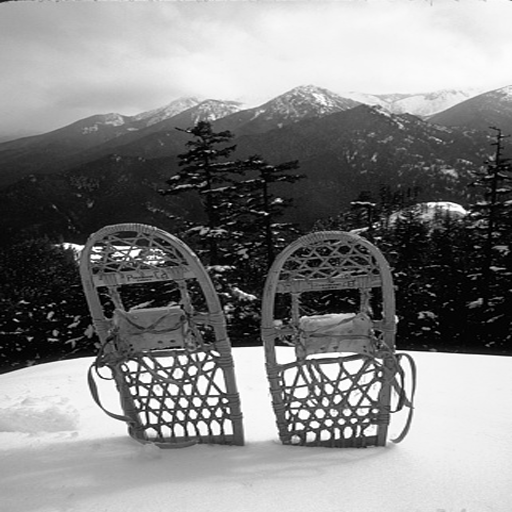
#> input picture img/0000.bmp, 512 x 512 px; its folder holds only this picture in this run
$ python roc_estimation_totallynotavirus.py
#> lines starting #> are read from the running program, lines starting #| are printed output that depends on the picture
#> (reads totallynotavirus.npy from the repository)
#> further down, image is the input picture: shape (512, 512); min 0, max 255, mean 131
### defense_totallynotavirus.py
def embedding(input1: str, input2: str):
    """
    Function to embed the watermark in the image

    :param input1: Name of the original image file
    :param input2: Name of the watermark file
    :return: Watermarked image
    """
#> called with input1 = './img/0000.bmp', input2 = 'totallynotavirus.npy'
    from itertools import cycle

    import cv2
    import numpy as np
    import pywt

    ALPHAS = {
        "1": 0.03,
        "2": 0.02,
        "3": 0.01,
        "4": 0.005,
    }

    image = cv2.imread(input1, cv2.IMREAD_GRAYSCALE)
    mark = np.load(input2)

    LL, (LH, HL, HH) = pywt.dwt2(image, "haar")
    LL_LL, (LL_LH, LL_HL, LL_HH) = pywt.dwt2(LL, "haar")
    LL__LL_LL, (LL_LL_LH, LL_LL_HL, LL_LL_HH) = pywt.dwt2(LL_LL, "haar")
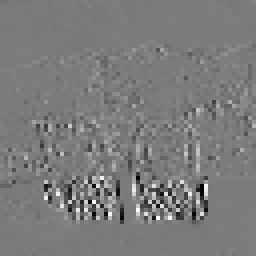
#> LL_LL_HL: shape (64, 64) float64 (shown 4 times larger); min -572.3, max 604.4, mean -1.4; drawn with min black and max white
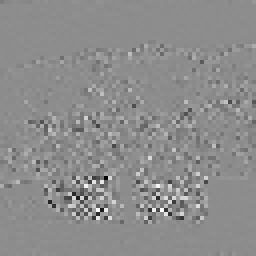
#> LL_LL_HH: shape (64, 64) float64 (shown 4 times larger); min -465.9, max 376.5, mean -0.3; drawn with min black and max white

    subbands = {
        "LH": (LH, "1"),
        "HL": (HL, "1"),
        "HH": (HH, "1"),
        "LL_LH": (LL_LH, "2"),
        "LL_HL": (LL_HL, "2"),
        "LL_HH": (LL_HH, "2"),
        "LL_LL_LH": (LL_LL_LH, "3"),
        "LL_LL_HL": (LL_LL_HL, "3"),
        "LL_LL_HH": (LL_LL_HH, "3"),
        "LL_LL_LL": (LL__LL_LL, "4"),
    }

    active = [
        "LH",
        "HL",
        "HH",
        "LL_LH",
        "LL_HL",
        "LL_HH",
        "LL_LL_LH",
        "LL_LL_HL",
        "LL_LL_HH",
        "LL_LL_LL",
    ]

    watermarked_bands = {}

    for band_name, (band, depth) in subbands.items():
        abs_band = abs(band).flatten()

        position_value = [
            (i, abs_band[i]) for i in range(len(abs_band)) if abs_band[i] > 1
        ]
        position_value.sort(key=lambda x: x[1], reverse=True)
        locations = [
            (
                position_value[i][0] // band.shape[0],
                position_value[i][0] % band.shape[1],
            )
            for i in range(len(position_value))
        ]

        if len(locations) < len(mark) or band_name not in active:
            watermarked_bands[band_name] = band.copy()
            continue

        c_mark = cycle(mark)
        watermarked_band = band.copy()
        for loc in locations:
            watermarked_band[loc] += ALPHAS[depth] * next(c_mark)
        watermarked_bands[band_name] = watermarked_band
#> this loop made 10 passes
#> (band_name, depth) on passes 1 to 10: ('LH', '1'), ('HL', '1'), ('HH', '1'), ('LL_LH', '2'), ('LL_HL', '2'), ('LL_HH', '2'), ('LL_LL_LH', '3'), ('LL_LL_HL', '3'), ('LL_LL_HH', '3'), ('LL_LL_LL', '4')
#> after the loop, watermarked_bands = 10 items

    LL_LL = pywt.idwt2(
        (
            watermarked_bands["LL_LL_LL"],
            (
                watermarked_bands["LL_LL_LH"],
                watermarked_bands["LL_LL_HL"],
                watermarked_bands["LL_LL_HH"],
            ),
        ),
        "haar",
    )

    LL = pywt.idwt2(
        (
            LL_LL,
            (
                watermarked_bands["LL_LH"],
                watermarked_bands["LL_HL"],
                watermarked_bands["LL_HH"],
            ),
        ),
        "haar",
    )

    watermarked = pywt.idwt2(
        (
            LL,
            (
                watermarked_bands["LH"],
                watermarked_bands["HL"],
                watermarked_bands["HH"],
            ),
        ),
        "haar",
    )

    output1 = np.uint8(watermarked)
    return output1

### attack_totallynotavirus.py
from typing import List, Union

import numpy as np


def awgn(img, std, seed):
#> called with std = 15, seed = 123
    mean = 0.0  # some constant
    np.random.seed(seed)
    attacked = img + np.random.normal(mean, std, img.shape)
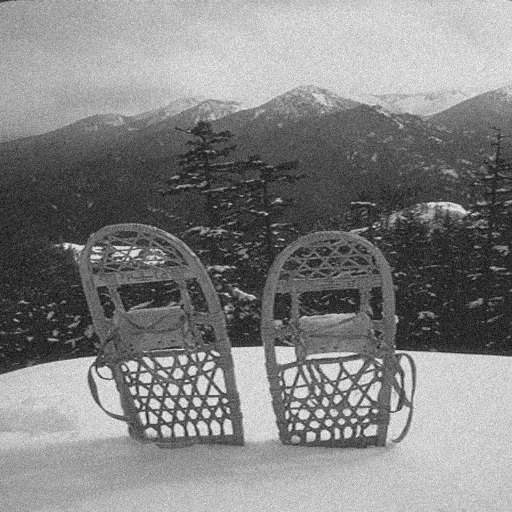
#> attacked: shape (512, 512) float64; min -56.61, max 307.5, mean 130.5; drawn with min black and max white
    attacked = np.clip(attacked, 0, 255)
    return attacked


def blur(img, sigma):
    from scipy.ndimage import gaussian_filter

    attacked = gaussian_filter(img, sigma)
    return attacked


# [7 lines left out: function sharpening, not called in this run]


def median(img, kernel_size):
    from scipy.signal import medfilt

    attacked = medfilt(img, kernel_size)
    return attacked


def resizing(img, scale):
    from skimage.transform import rescale

    x, y = img.shape
    attacked = rescale(img, scale)
    attacked = rescale(attacked, 1 / scale)
    attacked = attacked[:x, :y]
    return attacked


# [15 lines left out: function jpeg_compression, not called in this run]


def attacks(input1: str, attack_name: Union[str, List[str]], param_array: List):
    """
    Perform some processing techniques in order to (try to) extract the watermark from the image

    :param input1: filename of the watermarkED image
    :param attack_name: string name of the attack to pergorm. Can be a list
    :param param_array: array of specific parameters
    :return: the attacked image
    """

    import cv2

    image = cv2.imread(input1, cv2.IMREAD_GRAYSCALE)

    if isinstance(attack_name, str):
        attack_name = [attack_name]
        param_array = [param_array]

    for name, param in zip(attack_name, param_array):
        if name == "awgn":
            image = awgn(image, param[0], param[1])
        elif name == "blur":
            image = blur(image, param[0])
        elif name == "sharpen":
            image = sharpening(image, param[0], param[1])
        elif name == "median":
            image = median(image, param[0])
        elif name == "resize":
            image = resizing(image, param[0])
        elif name == "jpeg":
            image = jpeg_compression(image, param[0])
        else:
            raise ValueError(f"Attack {name} not recognized")

    return image


# [48 lines left out: function find_best_attack, not called in this run]


# [33 lines that do not run on import are left out]

### roc_estimation_totallynotavirus.py
import glob
import random

import cv2
import numpy as np
import pywt
from matplotlib import pyplot as plt
from sklearn.metrics import auc, roc_curve

from defense_totallynotavirus import embedding
from attack_totallynotavirus import attacks


# def similarity(X, X_star):
#     return len([x for x, y in zip(X, X_star) if x == y]) / len(X)
def similarity(X, X_star):
    # Computes the similarity measure between the original and the new watermarks.
    norm_X = np.sqrt(np.sum(np.multiply(X, X)))
    norm_X_star = np.sqrt(np.sum(np.multiply(X_star, X_star)))

    if norm_X == 0 or norm_X_star == 0:
        return 0.0

    s = np.sum(np.multiply(X, X_star)) / (norm_X * norm_X_star)

    return s


# ad-hoc detection function to deal with ROC calculation
def detection(image, watermarked_image, mark_size):
    # Perform 2D DWT on the original image
#> called with mark_size = 1024
    LL_ori, (LH_ori, HL_ori, HH_ori) = pywt.dwt2(image, "haar")
    LL_LL_ori, (LL_LH_ori, LL_HL_ori, LL_HH_ori) = pywt.dwt2(LL_ori, "haar")
    LL_LL_LL_ori, (LL_LL_LH_ori, LL_LL_HL_ori, LL_LL_HH_ori) = pywt.dwt2(
        LL_LL_ori, "haar"
    )

    # Perform 2D DWT on the watermarked image
    LL_wat, (LH_wat, HL_wat, HH_wat) = pywt.dwt2(watermarked_image, "haar")
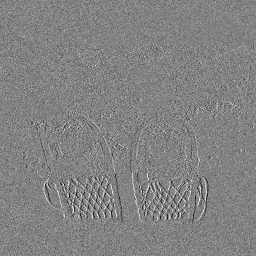
#> HL_wat: shape (256, 256) float64; min -143.9, max 137.3, mean 0.1; drawn with min black and max white
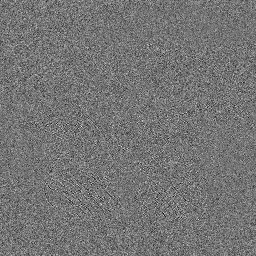
#> HH_wat: shape (256, 256) float64; min -72.59, max 86.08, mean 0.1; drawn with min black and max white
    LL_LL_wat, (LL_LH_wat, LL_HL_wat, LL_HH_wat) = pywt.dwt2(LL_wat, "haar")
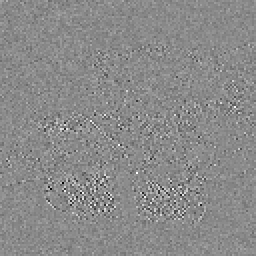
#> LL_HH_wat: shape (128, 128) float64 (shown 2 times larger); min -207.3, max 174.4, mean 0.1; drawn with min black and max white
    LL_LL_LL_wat, (LL_LL_LH_wat, LL_LL_HL_wat, LL_LL_HH_wat) = pywt.dwt2(
        LL_LL_wat, "haar"
    )

    # Define the subbands to process
    subbands = [
        ((LH_ori, LH_wat), "1"),
        ((HL_ori, HL_wat), "1"),
        ((HH_ori, HH_wat), "1"),
        ((LL_LH_ori, LL_LH_wat), "2"),
        ((LL_HL_ori, LL_HL_wat), "2"),
        ((LL_HH_ori, LL_HH_wat), "2"),
        ((LL_LL_LH_ori, LL_LL_LH_wat), "3"),
        ((LL_LL_HL_ori, LL_LL_HL_wat), "3"),
        ((LL_LL_HH_ori, LL_LL_HH_wat), "3"),
        ((LL_LL_LL_ori, LL_LL_LL_wat), "4"),
    ]

    extracted_marks = []

    ALPHAS = {
        "1": 0.003,
        "2": 0.002,
        "3": 0.001,
        "4": 0.0005,
    }

    # Process each subband
    for (band_ori, band_wat), depth in subbands:
        abs_band_ori = abs(band_ori).flatten()

        position_value = [
            (i, abs_band_ori[i])
            for i in range(len(abs_band_ori))
            if abs_band_ori[i] > 1
        ]
        position_value.sort(key=lambda x: x[1], reverse=True)
        locations = [
            (
                position_value[i][0] // band_ori.shape[0],
                position_value[i][0] % band_ori.shape[1],
            )
            for i in range(len(position_value))
        ]

        extracted_mark = np.zeros(mark_size, dtype=np.float64)
        touched = [0 for _ in range(mark_size)]

        if len(locations) < mark_size:
            continue

        for i, loc in enumerate(locations):
            # extracted_mark[i % mark_size] += (
            #     band_wat[loc] / band_ori[loc] - 1
            # ) / ALPHAS[depth]
            extracted_mark[i % mark_size] += (band_wat[loc] - band_ori[loc]) / ALPHAS[
                depth
            ]
            touched[i % mark_size] += 1

        extracted_mark /= touched
        extracted_mark = np.where(extracted_mark > 0.5, 1, 0)
        extracted_marks.append(extracted_mark)
#> this loop made 10 passes
#> after the loop, extracted_marks = 10 items

    extracted_mark = np.clip(np.mean(extracted_marks, axis=0), 0, 1)
#> extracted_mark = 1024 values, max 1 at index 175, min 0 at index 41, mean 0.511

    return extracted_mark


# some parameters for the spread spectrum
mark_size = 1024
np.random.seed(seed=124)
random.seed(123)


# scores and labels are two lists we will use to append the values of similarity and their labels
# In scores we will append the similarity between our watermarked image and the attacked one,
# or  between the attacked watermark and a random watermark
# In labels we will append the 1 if the scores was computed between the watermarked image and the attacked one,
# and 0 otherwise
scores = []
labels = []
index = 0

images = sorted(glob.glob("./img/*.bmp"))
mark = np.load("totallynotavirus.npy")

attacks_list = [
    ("awgn", [15.0, 123]),
    ("awgn", [30.0, 123]),
    ("awgn", [5.0, 123]),
    ("blur", [(3, 2)]),
    ("blur", [(2, 1)]),
    ("sharpen", [2, 0.2]),
    ("resize", [0.8]),
    ("resize", [0.5]),
    ("median", [(3, 3)]),
    ("jpeg", [50]),
    ("jpeg", [80]),
]

watermarked_path = "watermarked.bmp"

for i, img_path in enumerate(images):
    print(f"Processing {i}/{len(images)}")
    image = cv2.imread(img_path, 0)

    # Embed Watermark
    watermarked = embedding(img_path, "totallynotavirus.npy")
    cv2.imwrite(watermarked_path, watermarked)

    index += 1

    sample = 0
    while sample < 10:
        # fakemark is the watermark for H0
        fakemark = np.random.uniform(0.0, 1.0, mark_size)
        fakemark = np.uint8(np.rint(fakemark))
        # random attack to watermarked image
        random_attack = random.choice(attacks_list)
        res_att = attacks(watermarked_path, random_attack[0], random_attack[1])
        # extract attacked watermark

        wat_attacked = detection(image, res_att, mark_size)
#> wat_attacked has the same summary as extracted_mark in detection
        wat_extracted = detection(image, watermarked, mark_size)
#> the loop in detection (call 2), `for (band_ori, band_wat), depth in subbands:` made 10 passes
#> wat_extracted = 1024 values, max 0.9 at index 1, min 0 at index 97, mean 0.62
        # compute similarity H1
        scores.append(similarity(wat_extracted, wat_attacked))
#> in similarity, `norm_X = np.sqrt(np.sum(np.multiply(X, X)))`: norm_X = 21.78
#> in similarity, `norm_X_star = np.sqrt(np.sum(np.multiply(X_star, X_star)))`: norm_X_star = 17.04
#> in similarity, `s = np.sum(np.multiply(X, X_star)) / (norm_X * norm_X_star)`: s = 0.891
        labels.append(1)
        # compute similarity H0
        scores.append(similarity(fakemark, wat_attacked))
        labels.append(0)
        sample += 1


# compute ROC
fpr, tpr, tau = roc_curve(
    np.asarray(labels), np.asarray(scores), drop_intermediate=False
)
#> fpr = [0, 0, 0, 0, 0, 0, 0.1, 0.2, 0.3, 0.4, 0.5, 0.6, 0.7, 0.9, 1]; tpr = [0, 0.2, 0.4, 0.6, 0.8, 1, 1, 1, 1, 1, 1, 1, 1, 1, 1]; tau = [inf, 0.891, 0.88, 0.876, 0.872, 0.865, 0.696, 0.69, 0.687, 0.685, 0.673, 0.667, 0.666, 0.665, 0.663]
# compute AUC
roc_auc = auc(fpr, tpr)
#> roc_auc = 1
plt.figure()
lw = 2

plt.plot(fpr, tpr, color="darkorange", lw=lw, label="AUC = %0.2f" % roc_auc)
plt.plot([0, 1], [0, 1], color="navy", lw=lw, linestyle="--")
plt.xlim([-0.01, 1.0])
plt.ylim([0.0, 1.05])
plt.xlabel("False Positive Rate")
plt.ylabel("True Positive Rate")
plt.title("Receiver operating characteristic example")
plt.legend(loc="lower right")
plt.show()
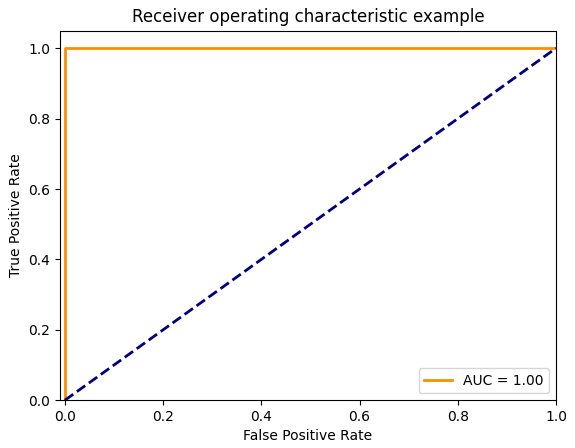
#> figure drawn by matplotlib, 1 panel
idx_tpr = np.where((fpr - 0.05) == min(i for i in (fpr - 0.05) if i > 0))
#> idx_tpr = ([6],)
print(
    "For a FPR approximately equals to 0.05 corresponds a TPR equals to %0.2f"
    % tpr[idx_tpr[0][0]]
)
#| For a FPR approximately equals to 0.05 corresponds a TPR equals to 1.00
print(
    "For a FPR approximately equals to 0.05 corresponds a threshold equals to %0.2f"
    % tau[idx_tpr[0][0]]
)
#| For a FPR approximately equals to 0.05 corresponds a threshold equals to 0.70
print("Check FPR %0.2f" % fpr[idx_tpr[0][0]])
#| Check FPR 0.10
